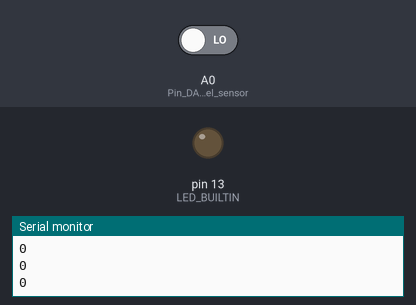
The sketch below on a simulated Arduino Uno, built with avr-gcc and run on an emulated ATmega328P. Parts: output pins drawn as LEDs (lit = HIGH), the last lines printed to the serial monitor. Inputs (shaded band) come from the test bench; at power-on: A0 (Pin_DATA_del_sensor) LOW.

Above: at 1.2 s.
1.3 s: A0 (Pin_DATA_del_sensor) driven HIGH
At 2.0 s:
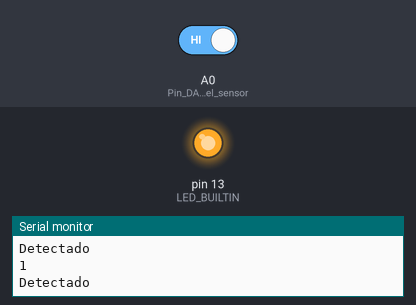
2.9 s: A0 (Pin_DATA_del_sensor) driven LOW
At 4.5 s:
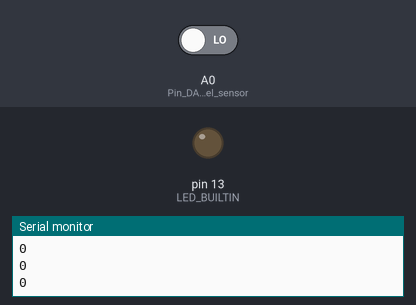
Timing chart, 0 to 6.0 s (numbered marks = the images above; inputs shaded):
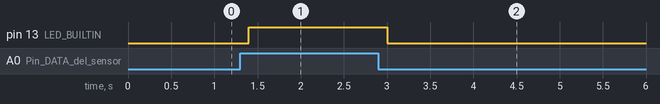

The sketch:

sensor_PIR_detector_movimiento.ino
```cpp
// SENSOR PIR piroelectrico DETECTOR DE MOVIMIENTO
// sensor infrarrojo pasivo o piro electrico
// Cuando detecta presencia devuelve el valor 1 por el
// pin DATA,
// cuando no detecta nada devuelve el valor 0
// los dos potenciometros sirven para ajustar la sensibilidad
// de la medicion y el tiempo entre mediciones
// VCC 5 voltios


void setup() {
  // put your setup code here, to run once:
  pinMode(LED_BUILTIN, OUTPUT);

  Serial.begin(9600);
  pinMode(A0,INPUT);    // Pin DATA del sensor
}

void loop() {
  // put your main code here, to run repeatedly:

  int valor = digitalRead(A0);
  Serial.println(valor);

  if (valor == 1)
  {
    Serial.println("Detectado");
    digitalWrite(LED_BUILTIN, HIGH);
  }
  else
  {
    digitalWrite(LED_BUILTIN, LOW);
  }
  delay(200);
}
```

Measured:
- after the input at 1.3 s, pin 13 (LED_BUILTIN): LOW → HIGH after 0.10 s
- after the input at 2.9 s, pin 13 (LED_BUILTIN): HIGH → LOW after 0.10 s
